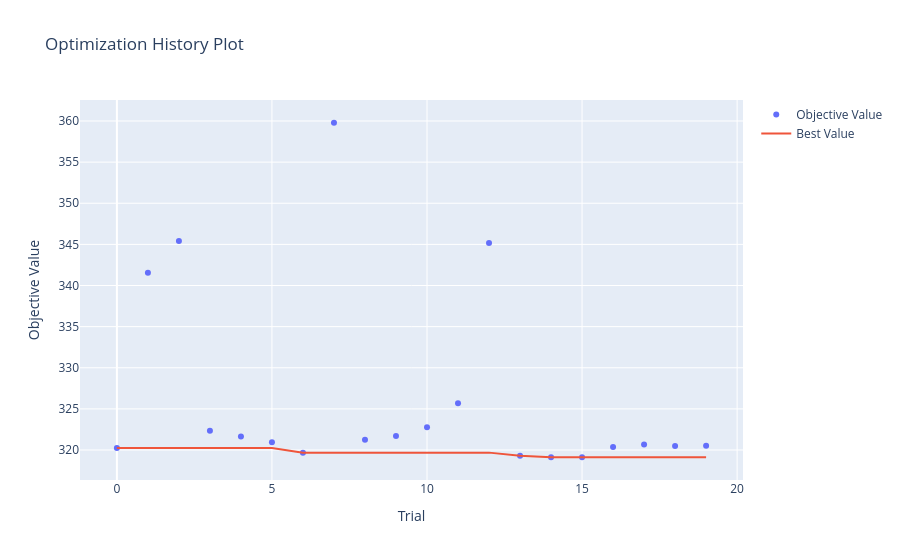
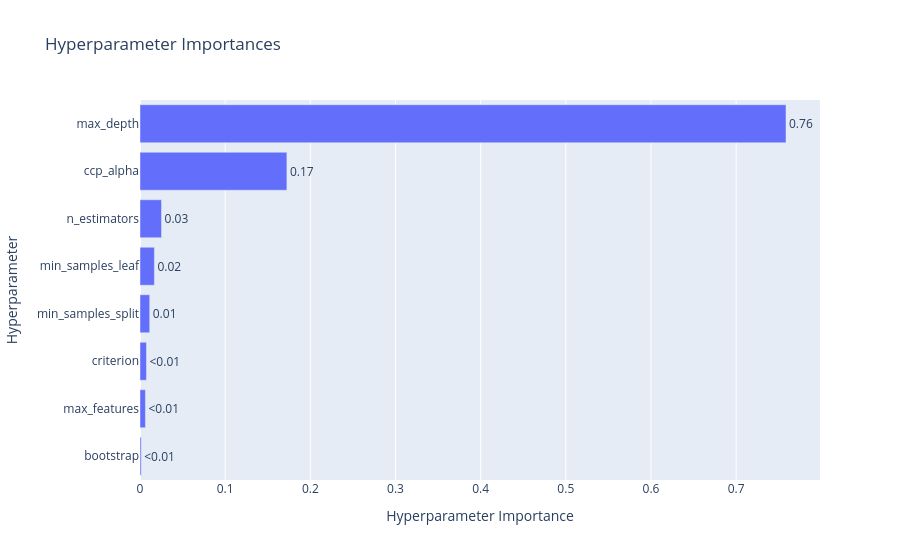

Notebook source saved alongside these figures, in order:
### Code cell
def objective(trial):
    params = {
        "n_estimators": trial.suggest_int("n_estimators", 100, 500, step=50),
        "max_depth": trial.suggest_int("max_depth", 5, 35),
        "min_samples_split": trial.suggest_int("min_samples_split", 2, 20),
        "min_samples_leaf": trial.suggest_int("min_samples_leaf", 1, 10),
        "max_features": trial.suggest_categorical("max_features", ["sqrt", "log2", 1.0]),
        "bootstrap": trial.suggest_categorical("bootstrap", [True, False]),
        "ccp_alpha": trial.suggest_float("ccp_alpha", 1e-5, 0.1, log=True),
        "criterion": trial.suggest_categorical("criterion", ["squared_error", "friedman_mse"]) 
    }

    model = RandomForestRegressor(**params, random_state=RANDOM_STATE)
    pipeline = Pipeline([
        ("preprocessor", tree_preprocessor),
        ("model", model)
    ])

    scorer = make_scorer(root_mean_squared_error)
    scores = cross_val_score(
        pipeline,
        X_train_val,
        y_train_val,
        cv=cv,
        scoring=scorer
    )

    return scores.mean()

sampler = optuna.samplers.TPESampler(seed=RANDOM_STATE)
study = optuna.create_study(direction='minimize', sampler=sampler)
study.optimize(objective, n_trials=20, show_progress_bar=True, n_jobs=4)

fig1 = optuna.visualization.plot_optimization_history(study)
fig2 = optuna.visualization.plot_param_importances(study)

display(fig1)
display(fig2) 

best_params = study.best_params
print("Лучшие гиперпараметры:", best_params)
best_value = study.best_value
print("Лучшее среднее значение RMSE на кросс-валидации:", round(best_value, 3))

### Figure 1 — Plotly figure (JSON) as saved in the notebook; plotly's stock layout.template omitted (floating-point values rounded to 4 significant figures)
{"data": [{"mode": "markers", "name": "Objective Value", "type": "scatter", "x": [0, 1, 2, 3, 4, 5, 6, 7, 8, 9, 10, 11, 12, 13, 14, 15, 16, 17, 18, 19], "y": [320.3, 341.5, 345.4, 322.4, 321.6, 320.9, 319.7, 359.8, 321.2, 321.7, 322.8, 325.7, 345.2, 319.3, 319.1, 319.1, 320.4, 320.7, 320.5, 320.5]}, {"mode": "lines", "name": "Best Value", "type": "scatter", "x": [0, 1, 2, 3, 4, 5, 6, 7, 8, 9, 10, 11, 12, 13, 14, 15, 16, 17, 18, 19], "y": [320.3, 320.3, 320.3, 320.3, 320.3, 320.3, 319.7, 319.7, 319.7, 319.7, 319.7, 319.7, 319.7, 319.3, 319.1, 319.1, 319.1, 319.1, 319.1, 319.1]}, {"marker": {"color": "#cccccc"}, "mode": "markers", "name": "Infeasible Trial", "showlegend": false, "type": "scatter", "x": [], "y": []}], "layout": {"title": {"text": "Optimization History Plot"}, "xaxis": {"title": {"text": "Trial"}}, "yaxis": {"title": {"text": "Objective Value"}}}}

### Figure 2 — Plotly figure (JSON) as saved in the notebook; plotly's stock layout.template omitted (floating-point values rounded to 4 significant figures)
{"data": [{"cliponaxis": false, "hovertemplate": ["bootstrap (CategoricalDistribution): 0.0014401782019048633<extra></extra>", "max_features (CategoricalDistribution): 0.006370536743808649<extra></extra>", "criterion (CategoricalDistribution): 0.007582438146188996<extra></extra>", "min_samples_split (IntDistribution): 0.011408495143511138<extra></extra>", "min_samples_leaf (IntDistribution): 0.01690576703602262<extra></extra>", "n_estimators (IntDistribution): 0.025274428800462052<extra></extra>", "ccp_alpha (FloatDistribution): 0.17248021323221024<extra></extra>", "max_depth (IntDistribution): 0.7585379426958915<extra></extra>"], "name": "Objective Value", "orientation": "h", "text": ["<0.01", "<0.01", "<0.01", "0.01", "0.02", "0.03", "0.17", "0.76"], "textposition": "outside", "type": "bar", "x": [0.00144, 0.006371, 0.007582, 0.01141, 0.01691, 0.02527, 0.1725, 0.7585], "y": ["bootstrap", "max_features", "criterion", "min_samples_split", "min_samples_leaf", "n_estimators", "ccp_alpha", "max_depth"]}], "layout": {"title": {"text": "Hyperparameter Importances"}, "xaxis": {"title": {"text": "Hyperparameter Importance"}}, "yaxis": {"title": {"text": "Hyperparameter"}}}}
